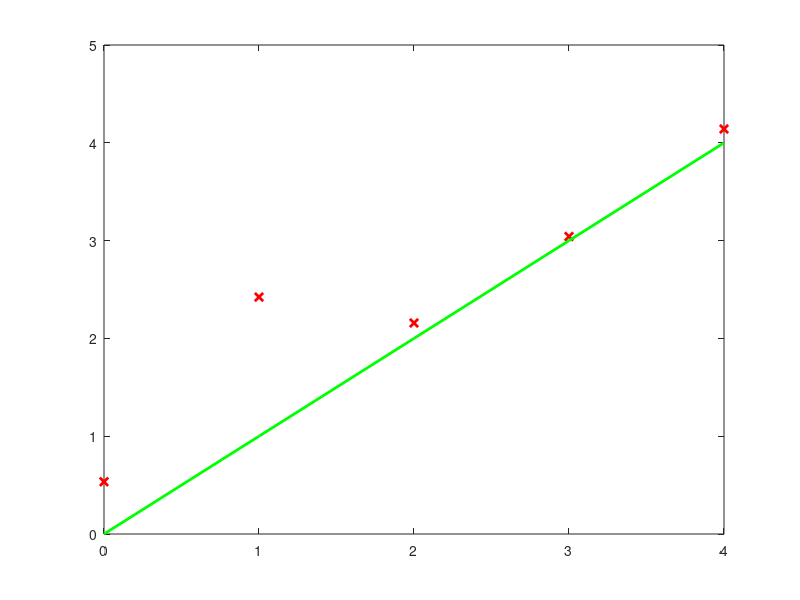
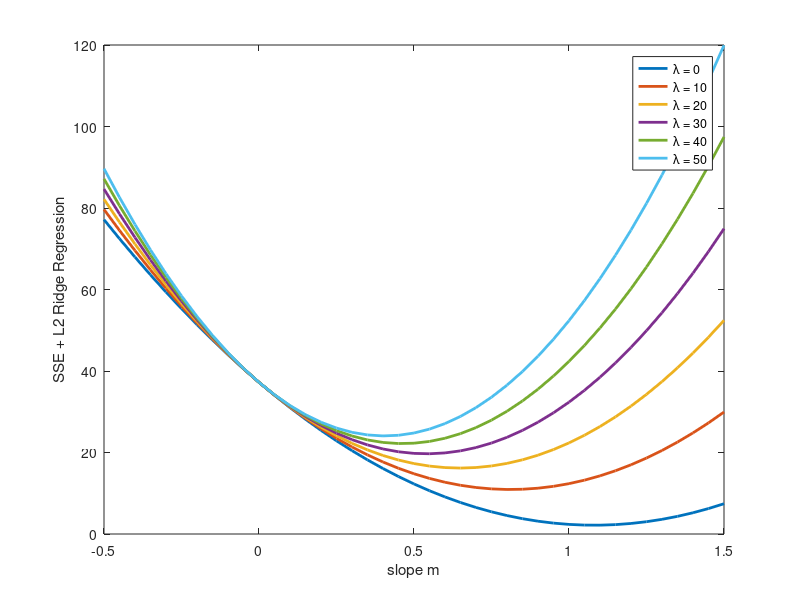
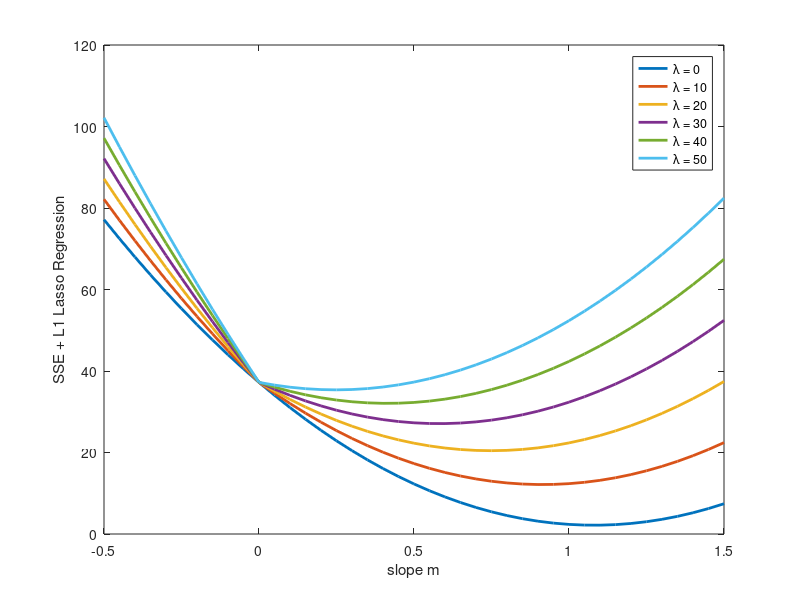

Recreate these plots in MATLAB, in order.
x_data = [0:1:4]';
m = 1;
y_true = m * x_data;
y_data = m * x_data + normrnd(0, 1, [length(x_data),1]);
% y_data = [0.4;1.7;2.8;2.3;4.4]
%%
figure
plot(x_data, y_data, 'rx', 'LineWidth', 2)
hold on 
plot(x_data, y_true, 'g', 'LineWidth',2)

%% 
M = [-0.5:0.05:1.5];
SSE = zeros(length(M), 1);
for i = 1: length(M)
    model_y = M(i) * x_data;
    SSE(i) = sum((model_y - y_data).^2);
end

%% ridge regression L2 
L = [0:10:50];
figure
for j = 1:length(L)
    SSE_L2 = zeros(length(M), 1);
    for i = 1: length(M)
        SSE_L2(i) = SSE(i) + L(j) * M(i)^2;
    end
    legend_title = sprintf("\\lambda = %i", L(j));
    plot(M, SSE_L2, "LineWidth", 2, "DisplayName",legend_title);
    hold on
end
legend
ylabel("SSE + L2 Ridge Regression")
xlabel("slope m")
%% lasso regression L1
figure
for j = 1:length(L)
    SSE_L1 = zeros(length(M), 1);
    for i = 1: length(M)
        SSE_L1(i) = SSE(i) + L(j) * abs(M(i));
    end
    legend_title = sprintf("\\lambda = %i", L(j));
    plot(M, SSE_L1, "LineWidth", 2, "DisplayName",legend_title);
    hold on
end
legend
ylabel("SSE + L1 Lasso Regression")
xlabel("slope m")